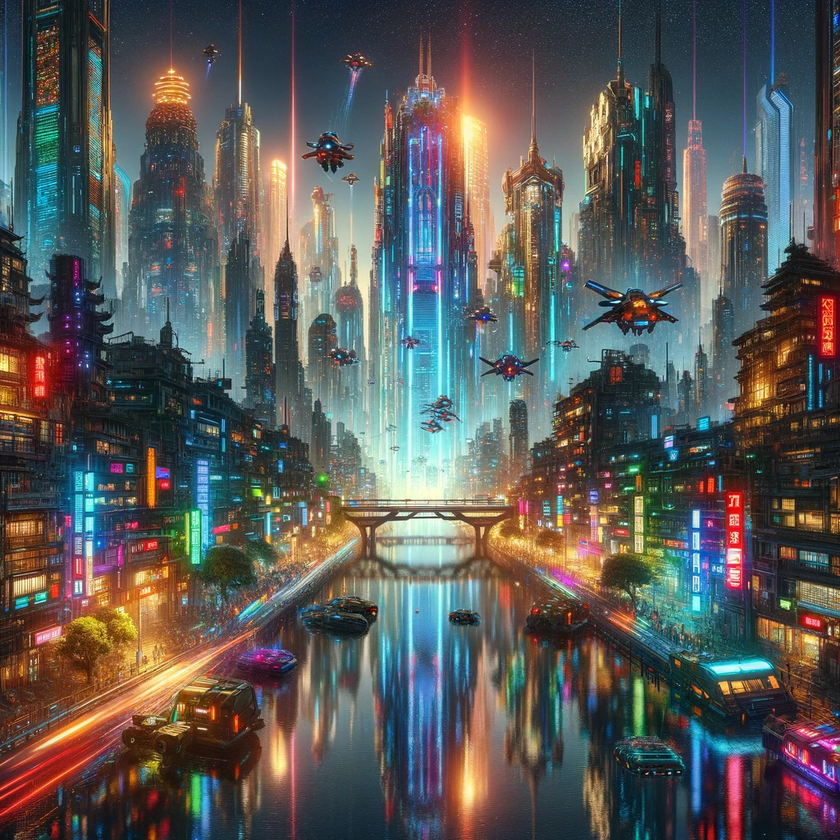
#> input picture benchmark/test.png, 840 x 840 px, shrunk from 1024 x 1024 before the run
$ python benchmark.py
#> lines starting #> are read from the running program, lines starting #| are printed output that depends on the picture
import time
import cv2
from optimaimg import (
    convert_to_grayscale as optimaimg_to_grayscale,
    apply_blur as optimaimg_blur,
    rotate_image as optimaimg_rotate,
)
from PIL import Image, ImageFilter
from tabulate import tabulate

# Define the path for the input image and the output images
base = "."

# grayscale images
input_image_path = base + "/test.png"
output_image_pillow_grayscale = "./pillow_grayscale.png"
output_image_optimaimg_grayscale = "./optimaimg_grayscale.png"
output_image_cv2_grayscale = "./cv2_grayscale.png"

# blurred images
output_image_pillow_blur = "./pillow_blur.png"
output_image_optimaimg_blur = "./optimaimg_blur.png"
output_image_cv2_blur = "./cv2_blur.png"

# rotated images
output_image_pillow_rotate = "./pillow_rotate.png"
output_image_optimaimg_rotate = "./optimaimg_rotate.png"
output_image_cv2_rotate = "./cv2_rotate.png"


# Function to convert to grayscale using Pillow
def pillow_to_grayscale(input_path, output_path):
#> called with input_path = './test.png', output_path = './pillow_grayscale.png'
    image = Image.open(input_path).convert("L")
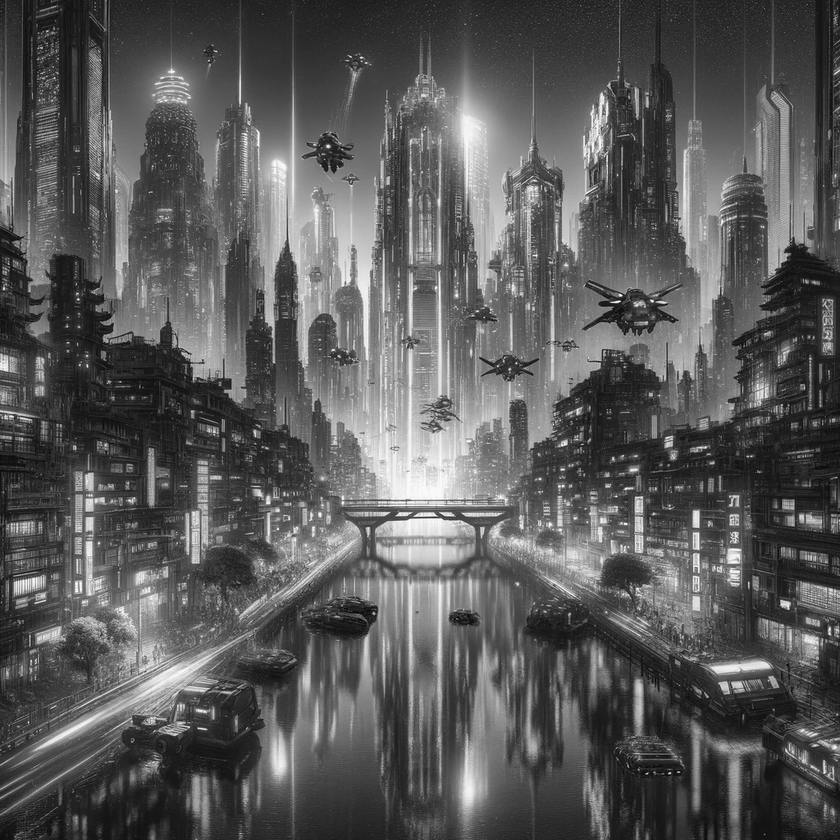
#> image: PIL image 840x840 L; min 3, max 255, mean 89.7
    image.save(output_path)


# Function to convert to grayscale using OpenCV
def cv2_to_grayscale(input_path, output_path):
    image = cv2.imread(input_path, cv2.IMREAD_GRAYSCALE)
    cv2.imwrite(output_path, image)


# Functions for Gaussian Blur
def pillow_blur(input_path, output_path):
#> called with input_path = './test.png', output_path = './pillow_blur.png'
    image = Image.open(input_path)
#> image is the input picture: PIL image 840x840 RGBA; mean R, G, B, A 90.5, 89.8, 87.2, 255
    blurred_image = image.filter(ImageFilter.GaussianBlur(radius=2))
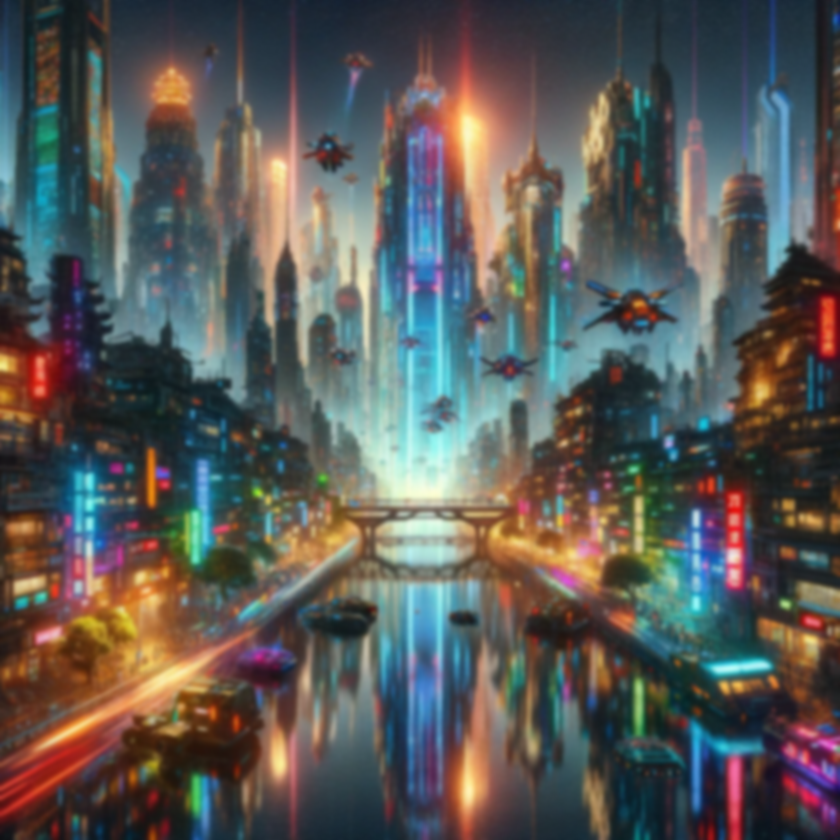
#> blurred_image: PIL image 840x840 RGBA; mean R, G, B, A 90.5, 89.8, 87.2, 255
    blurred_image.save(output_path)


def cv2_blur(input_path, output_path):
    image = cv2.imread(input_path)
    blurred_image = cv2.GaussianBlur(image, (5, 5), 2)
    cv2.imwrite(output_path, blurred_image)


def optimaimg_blur_wrapper(input_path, output_path):
    optimaimg_blur(input_path, output_path, 2.0)  # Assuming sigma value is 2.0


# Functions for Image Rotation
def pillow_rotate(input_path, output_path, degrees):
#> called with input_path = './test.png', output_path = './pillow_rotate.png', degrees = 90
    image = Image.open(input_path)
    rotated_image = image.rotate(degrees)
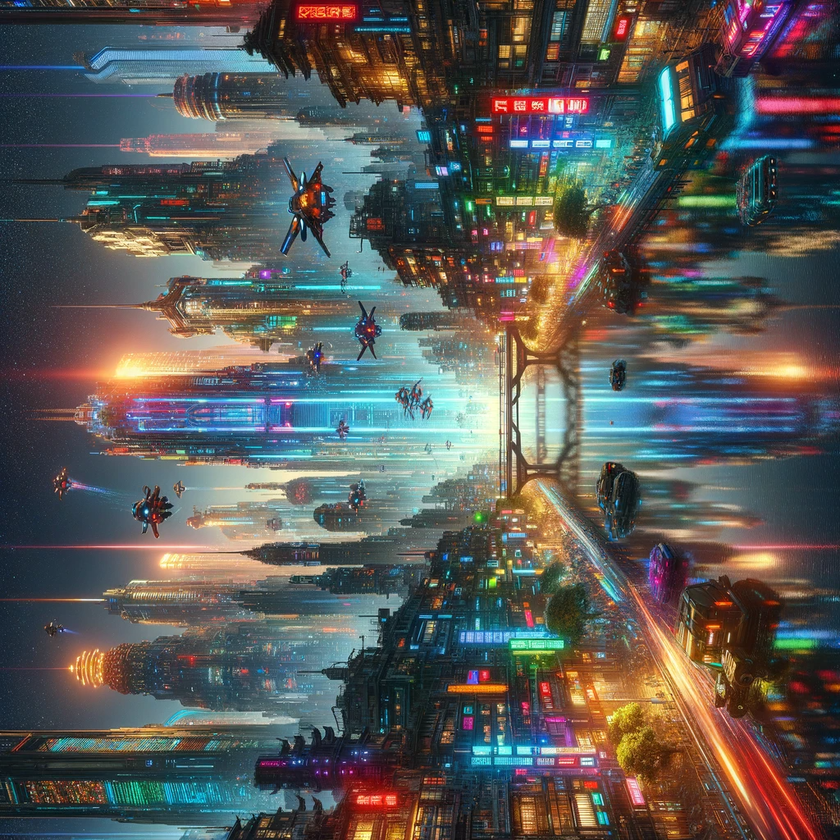
#> rotated_image: PIL image 840x840 RGBA; mean R, G, B, A 90.5, 89.8, 87.2, 255
    rotated_image.save(output_path)


def cv2_rotate(input_path, output_path, degrees):
#> called with input_path = './test.png', output_path = './cv2_rotate.png', degrees = 90
    image = cv2.imread(input_path)
    height, width = image.shape[:2]
#> height = 840; width = 840
    center = (width / 2, height / 2)
#> center = (420, 420)
    rotation_matrix = cv2.getRotationMatrix2D(center, degrees, 1)
    rotated_image = cv2.warpAffine(image, rotation_matrix, (width, height))
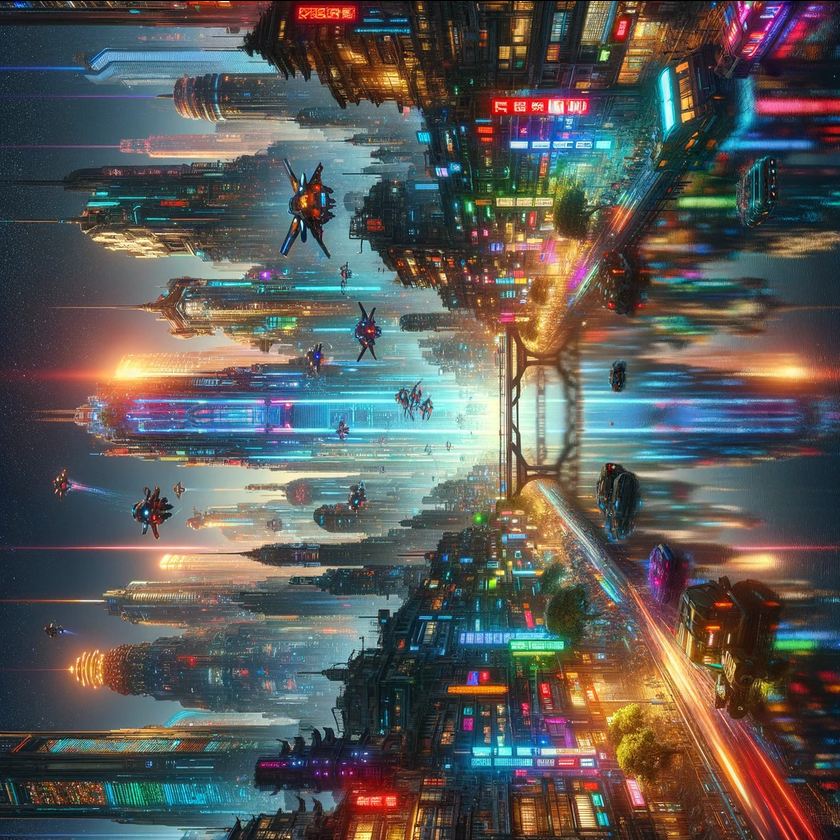
#> rotated_image: shape (840, 840, 3); mean B, G, R 87.1, 89.8, 90.4
    cv2.imwrite(output_path, rotated_image)


def optimaimg_rotate_wrapper(input_path, output_path, degrees):
    optimaimg_rotate(input_path, output_path, degrees)


# Function to benchmark a function with provided arguments
def benchmark(function, *args):
    start_time = time.time()
    function(*args)
    end_time = time.time()
    return end_time - start_time


# Benchmark Pillow
pillow_grayscale_time = benchmark(
    pillow_to_grayscale, input_image_path, output_image_pillow_grayscale
)
pillow_blur_time = benchmark(pillow_blur, input_image_path, output_image_pillow_blur)
pillow_rotate_time = benchmark(
    pillow_rotate, input_image_path, output_image_pillow_rotate, 90
)

# Benchmark OptimaImg
optimaimg_grayscale_time = benchmark(
    optimaimg_to_grayscale, input_image_path, output_image_optimaimg_grayscale
)
optimaimg_blur_time = benchmark(
    optimaimg_blur_wrapper, input_image_path, output_image_optimaimg_blur
)
optimaimg_rotate_time = benchmark(
    optimaimg_rotate_wrapper, input_image_path, output_image_optimaimg_rotate, 90
)

# Benchmark OpenCV
cv2_grayscale_time = benchmark(
    cv2_to_grayscale, input_image_path, output_image_cv2_grayscale
)
cv2_blur_time = benchmark(cv2_blur, input_image_path, output_image_cv2_blur)
cv2_rotate_time = benchmark(cv2_rotate, input_image_path, output_image_cv2_rotate, 90)


# Function to get sorted results
def get_sorted_results(*args):
    results = sorted([(name, time) for name, time in args], key=lambda x: x[1])
    return [x[0] for x in results], [round(x[1], 4) for x in results]


# Sorting each operation's results
grayscale_sorted_names, grayscale_sorted_times = get_sorted_results(
    ("Pillow", pillow_grayscale_time),
    ("OptimaImg", optimaimg_grayscale_time),
    ("OpenCV", cv2_grayscale_time),
)

blur_sorted_names, blur_sorted_times = get_sorted_results(
    ("Pillow", pillow_blur_time),
    ("OptimaImg", optimaimg_blur_time),
    ("OpenCV", cv2_blur_time),
)

rotate_sorted_names, rotate_sorted_times = get_sorted_results(
    ("Pillow", pillow_rotate_time),
    ("OptimaImg", optimaimg_rotate_time),
    ("OpenCV", cv2_rotate_time),
)

# Example data for benchmark results
headers = ["Function", "Grayscale", "Blur", "Rotate"]

# Sorting the results
sorted_results = sorted(
    [
        ("Pillow", pillow_grayscale_time, pillow_blur_time, pillow_rotate_time),
        (
            "OptimaImg",
            optimaimg_grayscale_time,
            optimaimg_blur_time,
            optimaimg_rotate_time,
        ),
        ("OpenCV", cv2_grayscale_time, cv2_blur_time, cv2_rotate_time),
    ],
    key=lambda x: (
        x[1],
        x[2],
        x[3],
    ),  # Sorting based on Grayscale, Blur, and Rotate times
)

# Preparing data for the table
data = [
    [name, round(grayscale, 5), round(blur, 5), round(rotate, 5)]
    for name, grayscale, blur, rotate in sorted_results
]

# Convert data to markdown table format
markdown_table = tabulate(data, headers=headers, tablefmt="github")

print(markdown_table)
